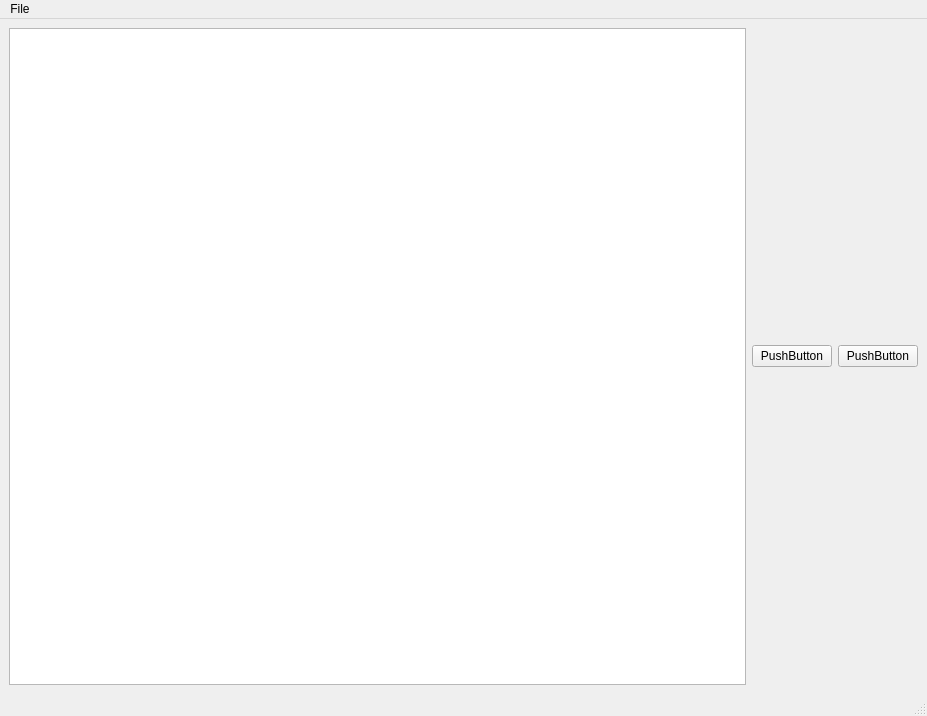
<?xml version="1.0" encoding="UTF-8"?>
<ui version="4.0">
 <class>MainWindow</class>
 <widget class="QMainWindow" name="MainWindow">
  <property name="geometry">
   <rect>
    <x>0</x>
    <y>0</y>
    <width>927</width>
    <height>716</height>
   </rect>
  </property>
  <property name="windowTitle">
   <string>MainWindow</string>
  </property>
  <widget class="QWidget" name="centralwidget">
   <layout class="QHBoxLayout" name="horizontalLayout">
    <item>
     <widget class="QGraphicsView" name="graphicsView"/>
    </item>
    <item>
     <widget class="QPushButton" name="pushButton_2">
      <property name="text">
       <string>PushButton</string>
      </property>
     </widget>
    </item>
    <item>
     <widget class="QPushButton" name="pushButton">
      <property name="text">
       <string>PushButton</string>
      </property>
     </widget>
    </item>
   </layout>
  </widget>
  <widget class="QMenuBar" name="menubar">
   <property name="geometry">
    <rect>
     <x>0</x>
     <y>0</y>
     <width>927</width>
     <height>21</height>
    </rect>
   </property>
   <widget class="QMenu" name="menuFile">
    <property name="title">
     <string>File</string>
    </property>
    <addaction name="actionLoad_world"/>
    <addaction name="actionSave_world"/>
   </widget>
   <addaction name="menuFile"/>
  </widget>
  <widget class="QStatusBar" name="statusbar"/>
  <action name="actionLoad_world">
   <property name="text">
    <string>Load world</string>
   </property>
  </action>
  <action name="actionSave_world">
   <property name="text">
    <string>Save world</string>
   </property>
  </action>
 </widget>
 <resources/>
 <connections/>
</ui>
